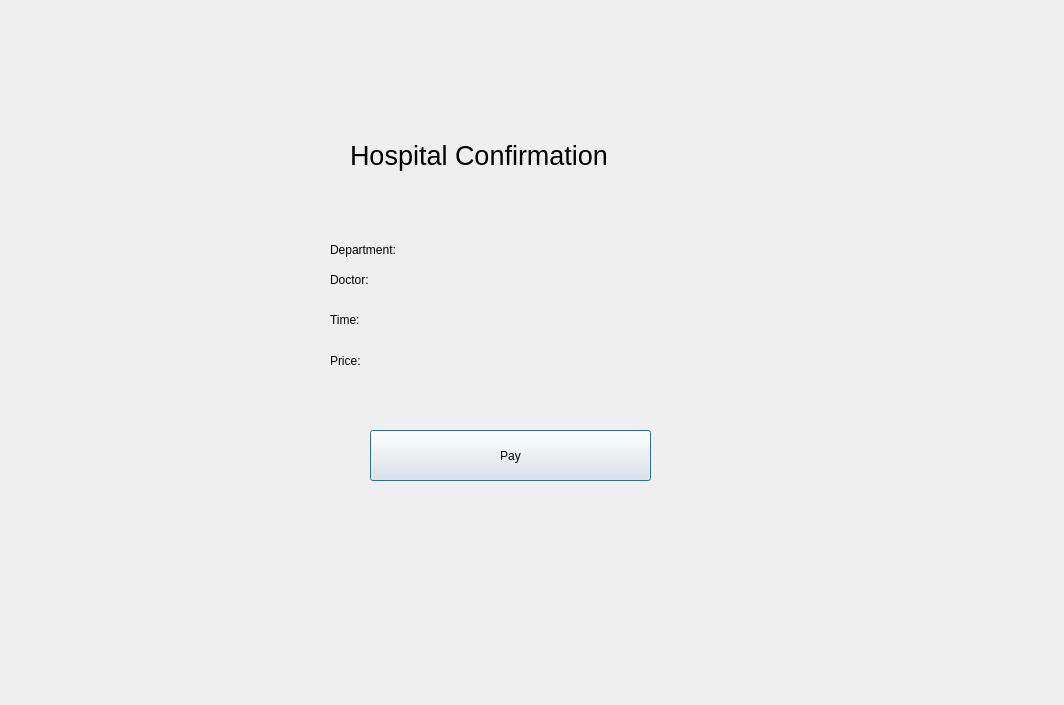
<?xml version="1.0" encoding="UTF-8"?>
<ui version="4.0">
 <class>Confirmation</class>
 <widget class="QDialog" name="Confirmation">
  <property name="geometry">
   <rect>
    <x>0</x>
    <y>0</y>
    <width>1064</width>
    <height>705</height>
   </rect>
  </property>
  <property name="windowTitle">
   <string>Dialog</string>
  </property>
  <widget class="QLabel" name="label">
   <property name="geometry">
    <rect>
     <x>350</x>
     <y>110</y>
     <width>391</width>
     <height>91</height>
    </rect>
   </property>
   <property name="font">
    <font>
     <pointsize>20</pointsize>
    </font>
   </property>
   <property name="text">
    <string>Hospital Confirmation</string>
   </property>
  </widget>
  <widget class="QLabel" name="label_time">
   <property name="geometry">
    <rect>
     <x>330</x>
     <y>310</y>
     <width>341</width>
     <height>20</height>
    </rect>
   </property>
   <property name="text">
    <string>Time: </string>
   </property>
  </widget>
  <widget class="QLabel" name="label_dep">
   <property name="geometry">
    <rect>
     <x>330</x>
     <y>240</y>
     <width>351</width>
     <height>20</height>
    </rect>
   </property>
   <property name="text">
    <string>Department:</string>
   </property>
  </widget>
  <widget class="QLabel" name="label_doc">
   <property name="geometry">
    <rect>
     <x>330</x>
     <y>270</y>
     <width>331</width>
     <height>20</height>
    </rect>
   </property>
   <property name="text">
    <string>Doctor:</string>
   </property>
  </widget>
  <widget class="QLabel" name="label_price">
   <property name="geometry">
    <rect>
     <x>330</x>
     <y>350</y>
     <width>321</width>
     <height>21</height>
    </rect>
   </property>
   <property name="text">
    <string>Price:</string>
   </property>
  </widget>
  <widget class="QPushButton" name="pushButton">
   <property name="geometry">
    <rect>
     <x>370</x>
     <y>430</y>
     <width>281</width>
     <height>51</height>
    </rect>
   </property>
   <property name="text">
    <string>Pay</string>
   </property>
  </widget>
 </widget>
 <resources/>
 <connections/>
</ui>
